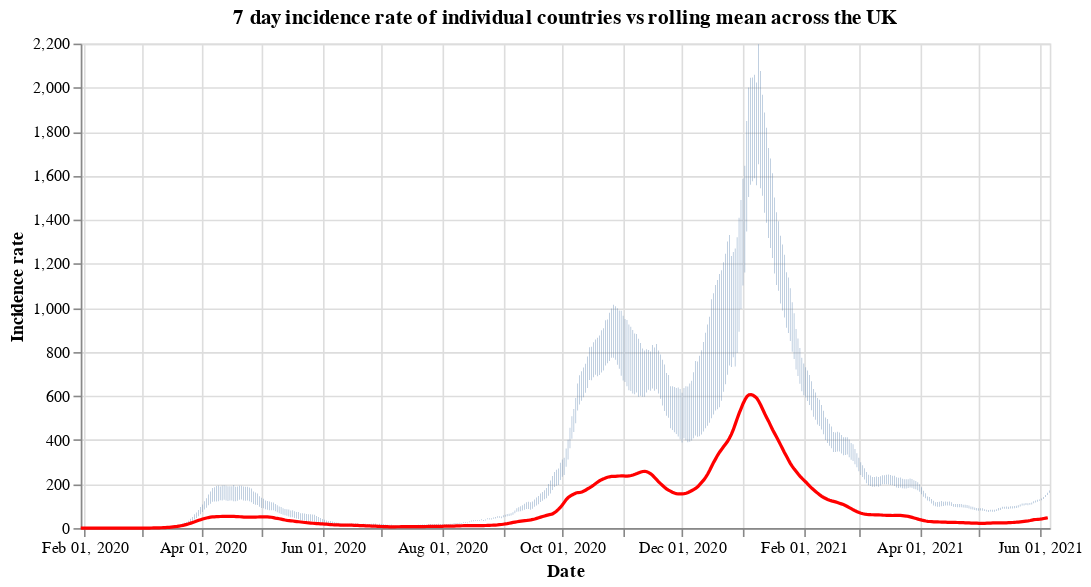

The code cell stored with this chart in its notebook:
### Code cell
#collapse
countries = uk_cases['areaName'].unique()
countries.sort()

selection = alt.selection_single(
    name='Select',
    fields=['areaName'],
    init={'areaName': 'Wales'},
    bind={'areaName': alt.binding_select(options=countries)}
)

# scatter plot, modify opacity based on selection
bars = alt.Chart(uk_cases).mark_bar().add_selection(
    selection
).encode(
    x=alt.X("yearmonthdate(date):T", axis=alt.Axis(title='Date')),
    y=alt.Y("weeklyCasesRate:Q", axis=alt.Axis(title='Incidence rate')),
    tooltip='weeklyCasesRate:Q',
    opacity=alt.condition(selection, alt.value(1), alt.value(0))
).properties(title=f'7 day incidence rate of individual countries vs rolling mean across the UK', width=600)

line = alt.Chart(overview_cases).mark_line(
    color='red',
    size=2,
).transform_window(
    rolling_mean='mean(weeklyCasesRate)',
    frame=[0, 7]
).encode(
    x='yearmonthdate(date):T',
    y='rolling_mean:Q'
)

alt.layer(bars, line)

### Figure 1 — Vega-Lite specification as saved in the notebook (floating-point values rounded to 4 significant figures; data arrays with more than 128 entries replaced by an {"elided": "..."} marker saying what was removed)
{"config": {"view": {"continuousWidth": 400, "continuousHeight": 300}}, "layer": [{"data": {"name": "data-fe23e0cd849bad9a89c485b16e52e2b4"}, "mark": "bar", "encoding": {"opacity": {"condition": {"value": 1, "selection": "Select"}, "value": 0}, "tooltip": {"type": "quantitative", "field": "weeklyCasesRate"}, "x": {"type": "temporal", "axis": {"title": "Date"}, "field": "date", "timeUnit": "yearmonthdate"}, "y": {"type": "quantitative", "axis": {"title": "Incidence rate"}, "field": "weeklyCasesRate"}}, "selection": {"Select": {"type": "single", "fields": ["areaName"], "init": {"areaName": "Wales"}, "bind": {"areaName": {"input": "select", "options": ["England", "Northern Ireland", "Scotland", "Wales"]}}}}, "title": "7 day incidence rate of individual countries vs rolling mean across the UK", "width": 600}, {"data": {"name": "data-17b4737f10c5146ea7c5a9bd65497ca4"}, "mark": {"type": "line", "color": "red", "size": 2}, "encoding": {"x": {"type": "temporal", "field": "date", "timeUnit": "yearmonthdate"}, "y": {"type": "quantitative", "field": "rolling_mean"}}, "transform": [{"window": [{"op": "mean", "field": "weeklyCasesRate", "as": "rolling_mean"}], "frame": [0, 7]}]}], "$schema": "https://vega.github.io/schema/vega-lite/v4.8.1.json", "datasets": {"data-fe23e0cd849bad9a89c485b16e52e2b4": {"elided": "1880 records"}, "data-17b4737f10c5146ea7c5a9bd65497ca4": {"elided": "493 records"}}}
